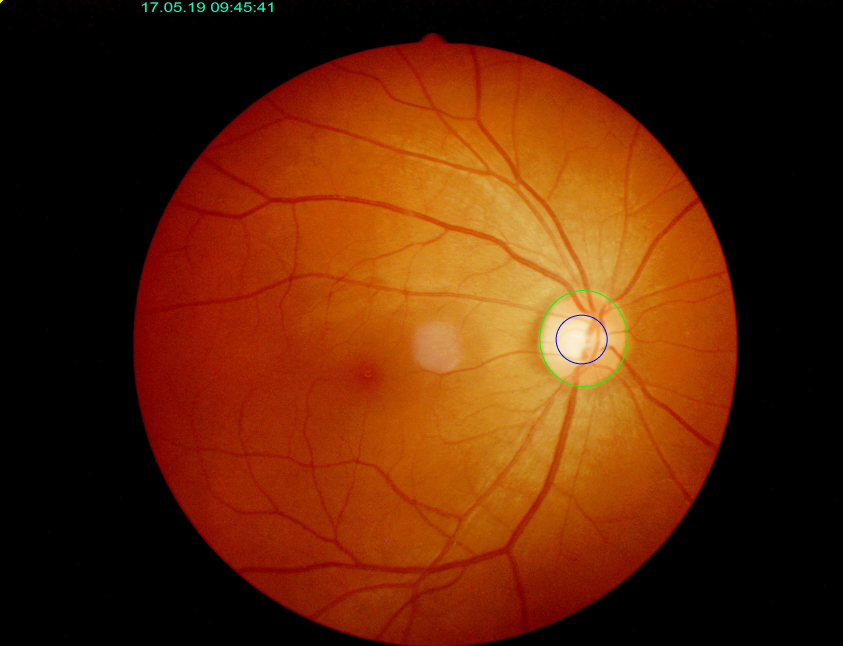
#> input picture source3/271_014.jpg, 2528 x 1936 px (shown at 1/3 size); its folder holds only this picture in this run
$ jupyter execute --allow-errors 'อืมมมมมมม.ipynb'   (shell and % lines are left out)   (older library calls are emulated)
#> lines starting #> are read from the running program, lines starting #| are printed output that depends on the picture; after the words box and inside, x2 and y2 are one past the last pixel; in counts of white or black regions, pixels touching at a corner belong together
[cell 1]
import cv2
import numpy as np
import matplotlib.pyplot as plt
import imutils
import glob
import pandas as pd
from pandas import ExcelWriter
from pandas import ExcelFile
import time
import progressbar

#> (a cell that did not finish here is left out)

[cell 3]
#=========USER START================
#folder path
path = 'source3/*.jpg'
#toggle display 0 or 1
display = 0
#toggle file save 0 or 1
save_excel = 1
#CDR threshold value
CDR_thresh = 0.4
#=========USER END================

[cell 4]
image_list = []
for filename in glob.glob(path):
    image_list.append(filename)

name_list = []
cup_size_list = []
disc_size_list = []
ratio_list = []
diag_result_list = []
# define the list of boundaries
boundaries = [
    ([5, 5, 5], [255, 20, 20]),    #blue
    ([5, 5, 5], [20, 255, 20])     #green
]
font = cv2.FONT_HERSHEY_SIMPLEX
with progressbar.ProgressBar(max_value=len(image_list)) as bar:
    progress = 0
    for img_source in  image_list:
        img = cv2.imread(img_source)
#> img is the input picture: shape (1936, 2528, 3); mean B, G, R 7.4, 37.9, 91.9
        height, width = img.shape[:2]
#> height = 1936; width = 2528
        name_list.append(str(img_source))
        # create NumPy arrays from the boundaries
        lower = np.array( boundaries[0][0], dtype = "uint8")
        upper = np.array( boundaries[0][1], dtype = "uint8")
        # find the colors within the specified boundaries and apply
        # the mask
        mask = cv2.inRange(img, lower, upper)
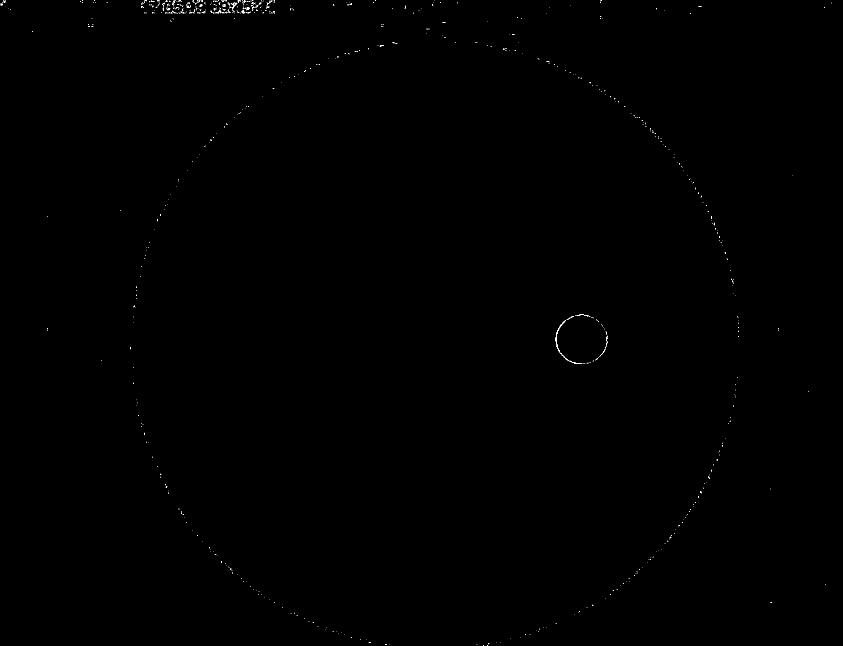
#> mask: shape (1936, 2528) (shown at 1/3 size); 0.07% white in thin lines or dots
        outputB = cv2.bitwise_and(img, img, mask = mask)

        # create NumPy arrays from the boundaries
        lower = np.array( boundaries[1][0], dtype = "uint8")
        upper = np.array( boundaries[1][1], dtype = "uint8")
        # find the colors within the specified boundaries and apply
        # the mask
        mask = cv2.inRange(img, lower, upper)
#> mask: shape (1936, 2528); 0.05% white in thin lines or dots
        outputG = cv2.bitwise_and(img, img, mask = mask)
        BGray,__,__ = cv2.split(outputB)
        __,GGray,__ = cv2.split(outputG)
        ret1,threshB = cv2.threshold(BGray,100,255,cv2.THRESH_BINARY)
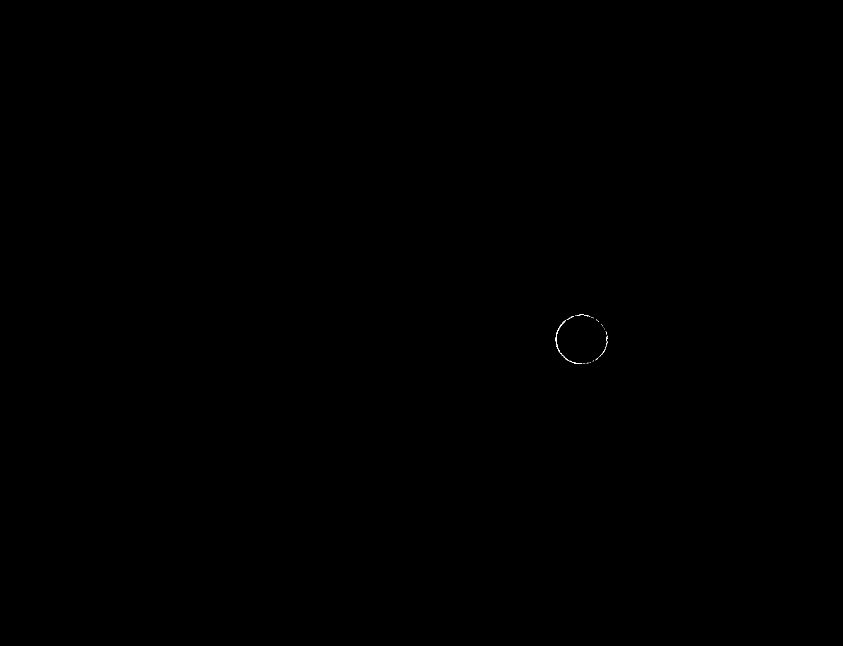
#> threshB: shape (1936, 2528) (shown at 1/3 size); 0.01% white in thin lines or dots, all inside (x1, y1, x2, y2) = (1667, 944, 1823, 1092)
        ret2,threshG = cv2.threshold(GGray,100,255,cv2.THRESH_BINARY)
#> threshG: shape (1936, 2528); 0% white in thin lines or dots, all inside (x1, y1, x2, y2) = (1620, 874, 1872, 1154)

        canvas = img.copy()
        disc_size = 0
        cup_size = 0
        if ret1:
            __,contoursB, hierarchyB = cv2.findContours(threshB, cv2.RETR_TREE, cv2.CHAIN_APPROX_SIMPLE)
#> contoursB = 71 contours, 69 with area under 20; largest, box (x1, y1, x2, y2) and area: (1667, 990, 1676, 1024) 26, (1675, 967, 1689, 989) 22
            topmost_list = []
            bottommost_list = []
            for cnt in contoursB:
                topmost = tuple(cnt[cnt[:,:,1].argmin()][0])
                bottommost = tuple(cnt[cnt[:,:,1].argmax()][0])
                topmost_list.append(topmost[1])
                bottommost_list.append(bottommost[1])
#> this loop made 71 passes
#> (topmost, bottommost) on passes 3, 7, 9, 11, 13, 14, 15, 19, 21, 22, 25, 26: ((1754, 1090), (1753, 1091)), ((1715, 1086), (1729, 1091)), ((1712, 1083), (1712, 1085)), ((1709, 1082), (1710, 1084)), ((1786, 1079), (1786, 1080)), ((1696, 1075), (1704, 1081)), ((1795, 1072), (1788, 1079)), ((1692, 1070), (1693, 1073)), ((1689, 1066), (1689, 1069)), ((1685, 1063), (1686, 1067)), ((1806, 1060), (1801, 1068)), ((1682, 1058), (1682, 1061))
#> bottommost on passes 1, 2, 8, 12, 17, 18: (1760, 1090), (1757, 1090), (1778, 1083), (1706, 1082), (1799, 1070), (1797, 1070)
#> after the loop, bottommost_list = 71 values, max 1091 at index 2, min 945 at index 69, mean 1022.5; topmost_list = 71 values, max 1090 at index 0, min 944 at index 70, mean 1018.9

            if len(topmost_list) and len(bottommost_list):
                cup_size = max(bottommost_list)-min(topmost_list)
#> cup_size = 147
                cup_size_list.append(cup_size)
                if display:
                    cv2.line(canvas,(0,min(topmost_list)),(width,min(topmost_list)),(255,255,0),2)
                    cv2.line(canvas,(0,max(bottommost_list)),(width,max(bottommost_list)),(255,255,0),2)
            else:
                cup_size_list.append("none")

        if ret2:
            __,contoursG, hierarchyG = cv2.findContours(threshG, cv2.RETR_TREE, cv2.CHAIN_APPROX_SIMPLE)
#> contoursG = 33 contours, all with area under 20
            topmost_list = []
            bottommost_list = []
            for cnt in contoursG:
                topmost = tuple(cnt[cnt[:,:,1].argmin()][0])
                bottommost = tuple(cnt[cnt[:,:,1].argmax()][0])
                topmost_list.append(topmost[1])
                bottommost_list.append(bottommost[1])
#> this loop made 33 passes
#> bottommost on passes 1, 2, 3, 9, 10, 11, 16, 17, 18, 19, 22, 23: (1710, 1153), (1805, 1147), (1809, 1145), (1639, 1092), (1633, 1080), (1628, 1068), (1871, 958), (1633, 951), (1864, 943), (1639, 939), (1834, 904), (1667, 904)
#> (topmost, bottommost) on passes 4, 5, 6, 7, 8, 12: ((1681, 1138), (1682, 1139)), ((1828, 1132), (1827, 1133)), ((1667, 1127), (1668, 1128)), ((1850, 1110), (1849, 1111)), ((1646, 1103), (1647, 1104)), ((1626, 1061), (1626, 1062))
#> after the loop, bottommost_list = 33 values, max 1153 at index 0, min 874 at index 32, mean 994; topmost_list = 33 values, max 1153 at index 0, min 874 at index 32, mean 993.6

            if len(topmost_list) and len(bottommost_list):
                disc_size = max(bottommost_list)-min(topmost_list)
#> disc_size = 279
                disc_size_list.append(disc_size)
                if display:
                    cv2.line(canvas,(0,min(topmost_list)),(width,min(topmost_list)),(0,255,255),2)
                    cv2.line(canvas,(0,max(bottommost_list)),(width,max(bottommost_list)),(0,255,255),2)
            else:
                disc_size_list.append("none")

        if cup_size and disc_size:
            ratio = round(cup_size/disc_size,2)
#> ratio = 0.53
#> `df = pd.DataFrame({'file name':name_list, 'disc size':disc_size_list, ..`: df = table of 1 rows and 5 columns
            ratio_list.append(ratio)
            if ratio>CDR_thresh:
                diag_result_list.append("Positive")
            else:
                diag_result_list.append("Nagative")
            if display:
                cv2.putText(canvas,"CDR: "+str(ratio),(10,200), font, 2.5,(255,255,255),5,cv2.LINE_AA)
        else:
            ratio_list.append("none")
            if display:
                cv2.putText(canvas,"error ratio not found",(10,200), font, 2.5,(0,0,255),5,cv2.LINE_AA)
        if display:
            cv2.putText(canvas,str(img_source),(10,100), font, 2.5,(255,255,255),5,cv2.LINE_AA)
            ShowResizedIm(np.hstack([canvas,]),"mark",2)
            cv2.waitKey(0)
            cv2.destroyAllWindows()
        bar.update(progress)
        progress = progress+1
#> (the rest of this cell did not finish here and is left out)
